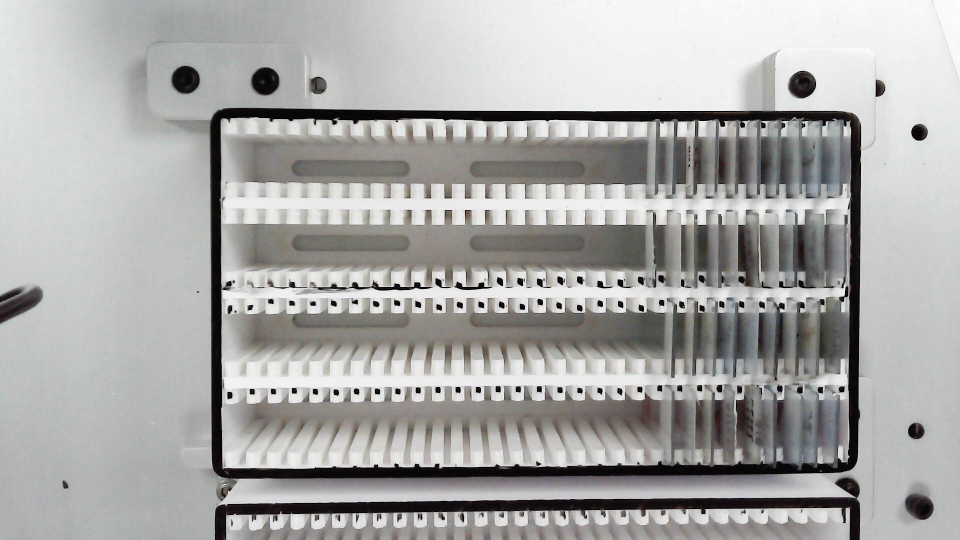
#> input picture cluster_setup_automation/image_data_set/set1_pick_basket3.jpg, 1920 x 1080 px, found by its file name (shown at 1/2 size)
$ python slide_detection.py
#> lines starting #> are read from the running program, lines starting #| are printed output that depends on the picture; after the words box and inside, x2 and y2 are one past the last pixel; in counts of white or black regions, pixels touching at a corner belong together
import cv2
import numpy as np


class SlideDetector:

# |----------------------------------------------------------------------------|
# find_the_roi_markers
# |----------------------------------------------------------------------------|
    def find_the_roi_markers(self, image, crop_coords):
        image_gray = cv2.cvtColor(image, cv2.COLOR_BGR2GRAY)
        image_gray_crop = image_gray[crop_coords[1]:crop_coords[1]+crop_coords[3],
                        crop_coords[0]:crop_coords[0]+crop_coords[2]]
        image_gray_crop = 255 - image_gray_crop
        noise_removed_image, x_arr_start, x_arr_end = self.preprocessing(
            image_gray_crop, 225, 255, 20)
        x_arr_start.sort()
        x_arr_end.sort()
        print(x_arr_start)
        print(x_arr_end)
        return x_arr_start, x_arr_end, image_gray
# |----------------------End of find_the_roi_markers---------------------------|

# |----------------------------------------------------------------------------|
# removeNoise
# |----------------------------------------------------------------------------|
    def removeNoise(self, input_mask, minArea):
        '''
        Function to remove the noise presnt in the input image
        @Inputs : 1. Mask image
                2. Minimum area threshold for the blob to called as noise
        @Output : Returms the mask after removing the noise present in the input image
        '''
        num, label, stats, cnt = cv2.connectedComponentsWithStats(input_mask)

        return_img = np.zeros(input_mask.shape, np.uint8)
        x_arr_start = []
        x_arr_end = []
        for j in range(1, num):

            area = stats[j, 4]
            # Check for min area of the blob to remove the noise- Dont check for annotation on them
            if area > minArea :
                check_SingleBlob = 255 * np.uint8((label == j))
                return_img += check_SingleBlob
            if 10 < area < 150:
                x = stats[j, cv2.CC_STAT_LEFT]
                y = stats[j, cv2.CC_STAT_TOP]
                w = stats[j, cv2.CC_STAT_WIDTH]
                h = stats[j, cv2.CC_STAT_HEIGHT]
                x_arr_end.append(x+w)
                x_arr_start.append(x)
                print(x, y, w, h)
        print(len(x_arr_end))
        # contours, hierarchy = cv2.findContours(return_img, cv2.RETR_LIST, cv2.CHAIN_APPROX_SIMPLE)
        return return_img, x_arr_start, x_arr_end
# |---------------------- End of removeNoise ---------------------------|

# |----------------------------------------------------------------------------|
# preprocessing
# |----------------------------------------------------------------------------|
    def preprocessing(self, image, edgeMinThreshold, edgeMaxThreshold,
                      minContourArea):
        misc, threshOut = cv2.threshold(image, edgeMinThreshold,
                                        edgeMaxThreshold, cv2.THRESH_BINARY)
#         self.showImage(threshOut, "threshout")
        noiseRemovedImage, x_arr_start, x_arr_end = self.removeNoise(threshOut, minContourArea)
        self.showImage(noiseRemovedImage, "noiseRemovedImage")
        return noiseRemovedImage, x_arr_start, x_arr_end
# |----------------------End of preprocessing---------------------------|

# |----------------------------------------------------------------------------|
# showImage
# |----------------------------------------------------------------------------|
    def showImage(self, image, name):
        cv2.namedWindow(name, cv2.WINDOW_NORMAL)
        cv2.resizeWindow(name, 600, 600)
        cv2.imshow(name, image)
        cv2.waitKey(0)
# |----------------------End of showImage---------------------------|

# |----------------------------------------------------------------------------|
# slide_detection_pipeline
# |----------------------------------------------------------------------------|
    def slide_detection_pipeline(self, image, init_crop_coords,
    dot_crop_coords, y_arr):
        image = image[init_crop_coords[1]:init_crop_coords[1]+init_crop_coords[3],
                        init_crop_coords[0]:init_crop_coords[0]+init_crop_coords[2]]
        x_arr_start, x_arr_end, image_gray = slide_detector.find_the_roi_markers(
            image, dot_crop_coords)

        for row in range(0, 4):
            for i in range(0, 30):
                print("crop_coords",  x_arr_start[i], x_arr_end[i+1], y_arr[row][0], y_arr[row][1])
                temp_image_gray = image_gray[y_arr[row][0]+50:y_arr[row][1]-100, x_arr_start[i]:x_arr_end[i+1]]
                image_rect = cv2.rectangle(image, (x_arr_start[i], y_arr[row][0]),
                                           (x_arr_end[i+1], y_arr[row][1]), 255, 1)
                tight = cv2.Canny(255-temp_image_gray, 170, 170)
                # self.showImage(tight, f"crop_pattern{row}{i}")
                # cv2.destroyWindow(f"crop_pattern{row}{i}")
        self.showImage(image_rect, f"crop_pattern{row}{i}")


slide_detector = SlideDetector()
image =  cv2.imread("/home/adminspin/Music/revolutionary_ideas/cluster_setup_automation/image_data_set/set1_pick_basket3.jpg")
#> image is the input picture: shape (1080, 1920, 3); mean B, G, R 168, 169.3, 169.6
init_crop_coords = [370, 196, 1388, 784]
dot_crop_coords = [0,557,1354,56]
y_arr = [(560, 740), (390, 570), (220, 400), (40, 220)]
slide_detector.slide_detection_pipeline(image, init_crop_coords, dot_crop_coords, y_arr)
#> in find_the_roi_markers, `image_gray_crop = 255 - image_gray_crop`:
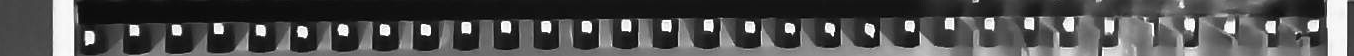
#> image_gray_crop: shape (56, 1354); min 0, max 255, mean 78.5
#> in preprocessing, `misc, threshOut = cv2.threshold(image, edgeMinThreshold, edgeMaxThresh..`:
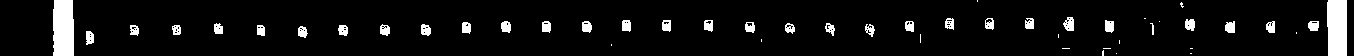
#> threshOut: shape (56, 1354); 6.5% white; 49 white regions (16 under 20 px), largest, box (x1, y1, x2, y2) and area: (53, 0, 74, 56) 1136, (1327, 0, 1347, 56) 1089, (1063, 17, 1074, 31) 113
#> in preprocessing, `misc, threshOut = cv2.threshold(image, edgeMinThreshold, edgeMaxThresh..`: misc = 225
#> in removeNoise, `num, label, stats, cnt = cv2.connectedComponentsWithStats(input_mask)`:
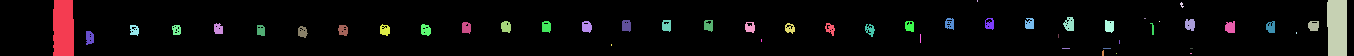
#> label: shape (56, 1354) int32; 50 distinct labels, from 0 to 49; one colour per label, 0 black
#> in removeNoise, `num, label, stats, cnt = cv2.connectedComponentsWithStats(input_mask)`: num = 50; stats = 50 rows, first 6: [0, 0, 1354, 56, 70900], [53, 0, 21, 56, 1136], [977, 0, 1, 2, 2], [1327, 0, 20, 56, 1089], [1180, 2, 4, 6, 12], [1063, 17, 11, 14, 113]; cnt = 50 pairs, first value 63.02 to 1336.8, second value 0.5 to 53
#> the loop in removeNoise, `for j in range(1, num): ` made 49 passes
#> (area, x, y, w, h) on passes 5, 6, 7, 8, 10, 11, 12, 13, 14, 15, 16, 17: (113, 1063, 17, 11, 14), (79, 945, 18, 9, 12), (76, 985, 18, 9, 12), (84, 1025, 18, 9, 11), (99, 1185, 19, 10, 12), (97, 501, 21, 10, 12), (90, 542, 21, 9, 12), (95, 582, 21, 10, 12), (95, 622, 20, 9, 12), (89, 662, 20, 9, 12), (86, 704, 20, 9, 12), (81, 905, 21, 9, 11)
#> area on passes 1, 3: 1136, 1089
#| 1180 2 4 6
#| 1063 17 11 14
#| 945 18 9 12
#| 985 18 9 12
#| 1025 18 9 11
#| 1185 19 10 12
#| 501 21 10 12
#| 542 21 9 12
#> (further printed lines are left out)
#> pass 1, in removeNoise, `check_SingleBlob = 255 * np.uint8((label == j))`:
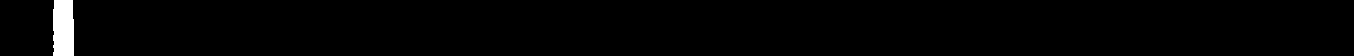
#> check_SingleBlob: shape (56, 1354); 1.5% white; 1 white region, box (x1, y1, x2, y2) and area: (53, 0, 74, 56) 1136
#> after the loop in removeNoise, `for j in range(1, num):`:
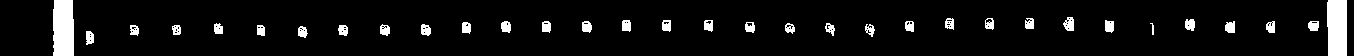
#> return_img: shape (56, 1354); 6.4% white; 33 white regions, largest, box (x1, y1, x2, y2) and area: (53, 0, 74, 56) 1136, (1327, 0, 1347, 56) 1089, (1063, 17, 1074, 31) 113
#> after the loop in removeNoise, `for j in range(1, num):`: x_arr_end = 33 values, max 1319 at index 16, min 94 at index 31, mean 737.2; x_arr_start = 33 values, max 1308 at index 16, min 86 at index 31, mean 728.3
#| 33
#| [86, 130, 172, 214, 257, 298, 338, 380, 421, 462, 501, 542, 582, 622, 662, 704, 745, 785, 825, 865, 905, 945, 985, 1025, 1063, 1102, 1105, 1150, 1180, 1185, 1225, 1266, 1308]
#| [94, 139, 181, 223, 265, 308, 348, 390, 431, 471, 511, 551, 592, 631, 671, 713, 755, 795, 835, 875, 914, 954, 994, 1034, 1074, 1104, 1114, 1154, 1184, 1195, 1235, 1275, 1319]
#> in slide_detection_pipeline, `x_arr_start, x_arr_end, image_gray = slide_detector.find_the_roi_marke..`: x_arr_start = 33 values from 86 to 1308; x_arr_end = 33 values from 94 to 1319
#> the loop in slide_detection_pipeline, `for row in range(0, 4):` made 4 passes
#> (printed output is left out)
#> after the loop in slide_detection_pipeline, `for row in range(0, 4):`:
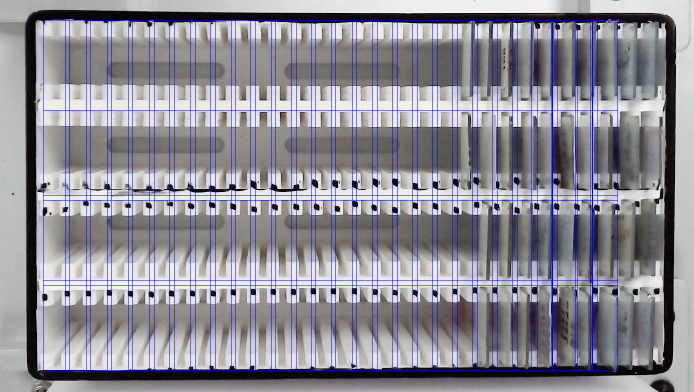
#> image: shape (784, 1388, 3) (shown at 1/2 size); mean of channels 0, 1, 2 149.8, 140.3, 141.7; drawn as B, G, R
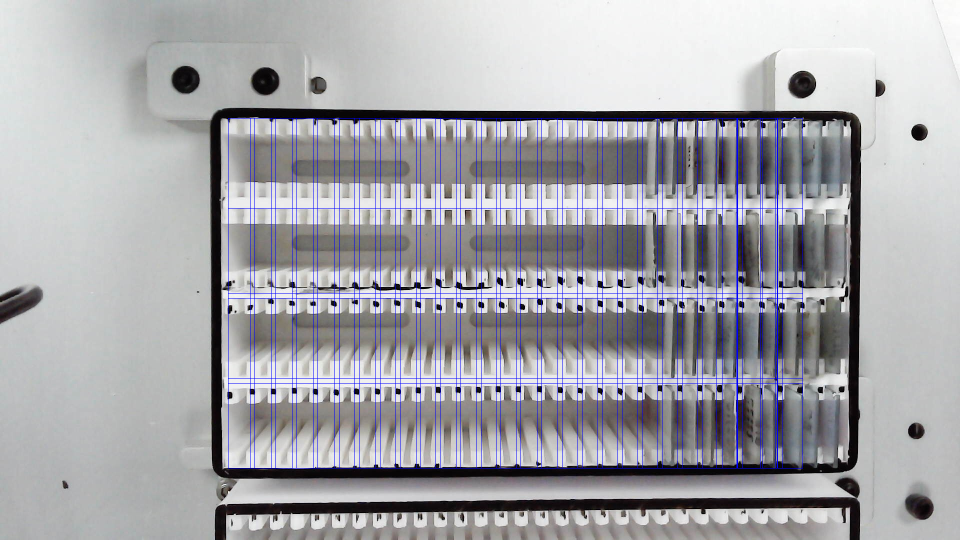
#> image: shape (1080, 1920, 3) (shown at 1/2 size); mean B, G, R 170.5, 165.5, 165.9
